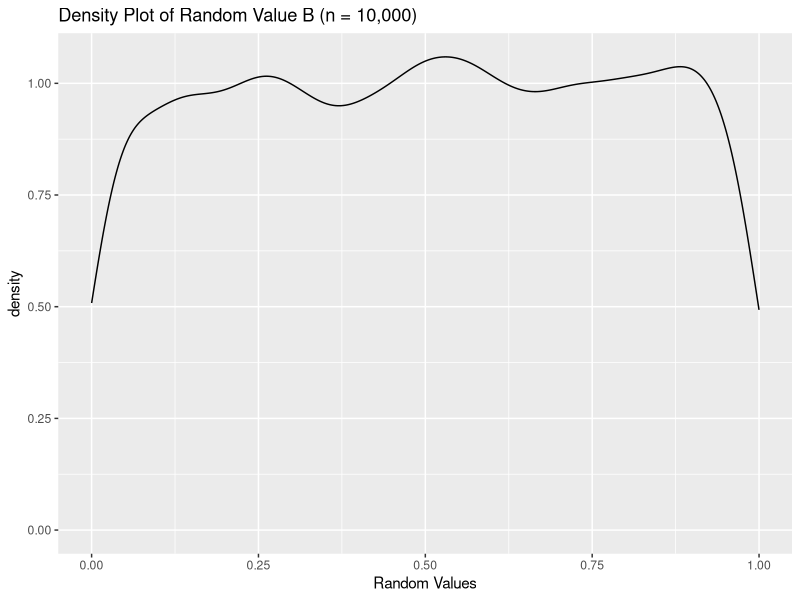
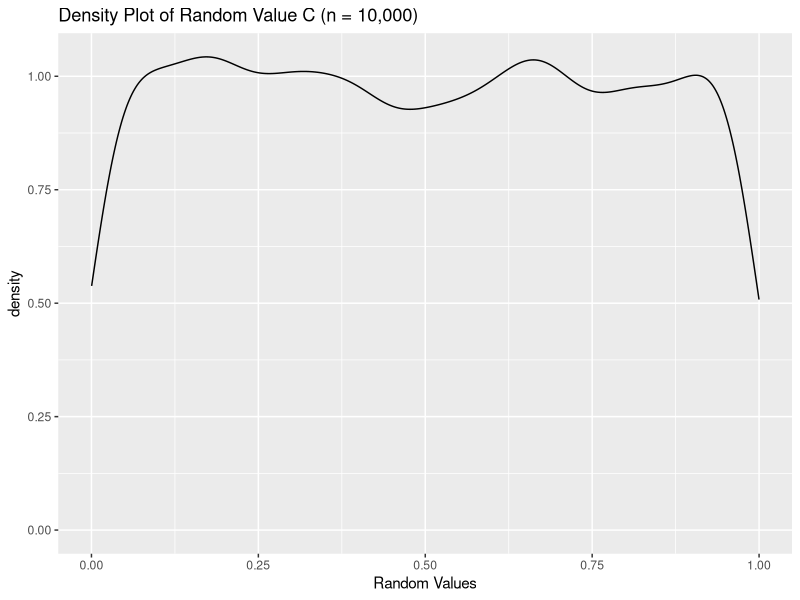

Source code (R) for these figures, in order:
## ---- chunk 1
knitr::opts_chunk$set(echo = TRUE)
## ---- chunk 2
library(pracma)
library(ggplot2)
## ---- chunk 3
#randomly select 10,000 numbers between 0 and 1
B <- runif(10000, min = 0, max = 1)
head(B)
C <- runif(10000, min = 0, max = 1)
head(C)
head(B+C)

## ---- chunk 4
B_data<-as.data.frame(B)
C_data<-as.data.frame(C)

ggplot(B_data, aes(x=B)) + 
  geom_density() +
  labs(title = "Density Plot of Random Value B (n = 10,000)", x = "Random Values")


ggplot(C_data, aes(x=C)) + 
  geom_density() +
  labs(title = "Density Plot of Random Value C (n = 10,000)", x = "Random Values")


## ---- chunk 5

a <- sum((B+C) < .5)/10000
print("The probability that B+C will be less than 1/2 is")
print(a)
## ---- chunk 6
b <- (sum((B*C) < .5)/10000)
print("The probability that B*C will be less than 1/2 is")
print(b)
## ---- chunk 7
c <- sum(abs((B-C)) < .5)/10000
print("The probability that |B-C| will be less than 1/2 is")
print(c)
## ---- chunk 8
x <- 0
for(i in 1:10000){
  if(max(c(B[i],C[i])) < 0.5){
    x = x+1
  }
}
d <- x/10000
print("The probability that max{B,C} will be less than 1/2 is")
print(d)
## ---- chunk 9
x <- 0
for(i in 1:10000){
  if(min(c(B[i],C[i])) < 0.5){
    x = x+1
  }
}
e <- x/10000
print("The probability that min{B,C} will be less than 1/2 is")
print(e)

